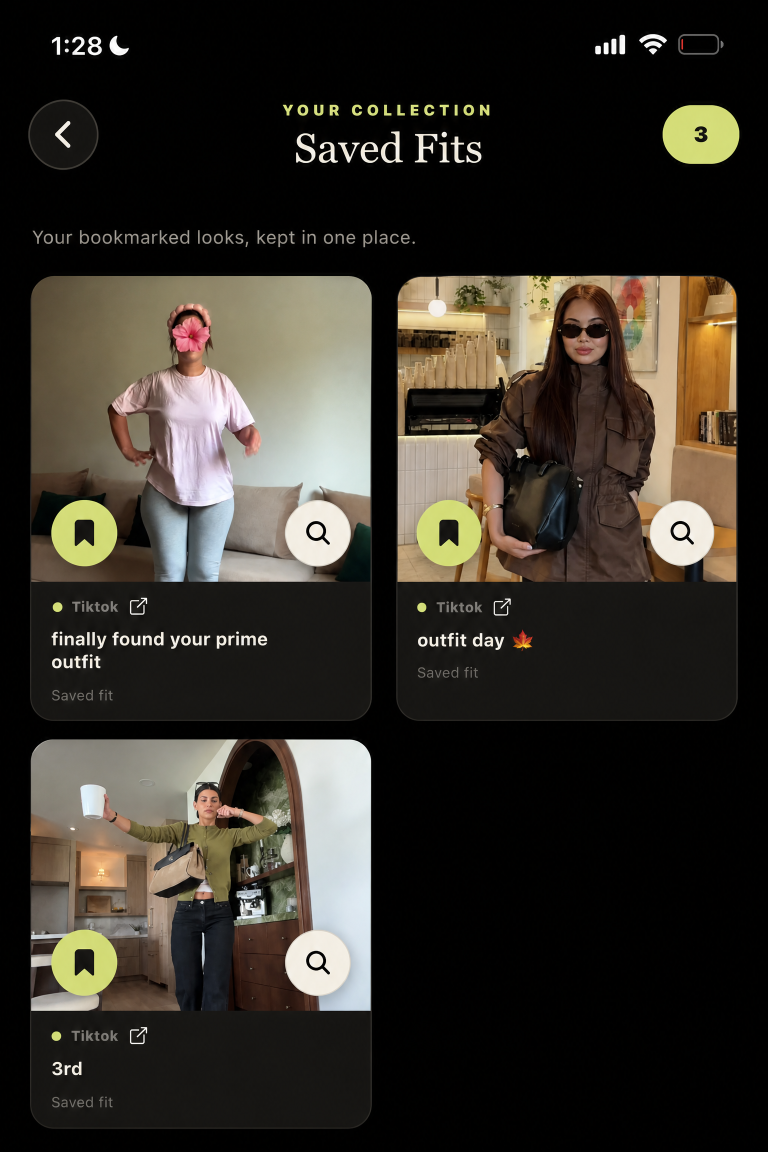
#> input picture docs/app-store/uvel-saved-fits-app-store-promo.png, 1536 x 2304 px, found by its file name (shown at 1/2 size)
$ python fit-app-store-canvas.py
#> lines starting #> are read from the running program, lines starting #| are printed output that depends on the picture
from pathlib import Path
from PIL import Image

source = Path("/home/ubuntu/uvel/docs/app-store/uvel-saved-fits-app-store-promo.png")
target = Path("/home/ubuntu/uvel/docs/app-store/uvel-saved-fits-app-store-1290x2796.png")
canvas_size = (1290, 2796)

with Image.open(source).convert("RGB") as image:
#> image is the input picture: PIL image 1536x2304 RGB; mean R, G, B 52.3, 47.8, 40.4
    scale = min(canvas_size[0] / image.width, canvas_size[1] / image.height)
#> scale = 0.84
    resized = image.resize((round(image.width * scale), round(image.height * scale)), Image.Resampling.LANCZOS)
    canvas = Image.new("RGB", canvas_size, "#000000")
#> canvas: PIL image 1290x2796 RGB; every value is 0
    offset = ((canvas.width - resized.width) // 2, (canvas.height - resized.height) // 2)
#> offset = (0, 430)
    canvas.paste(resized, offset)
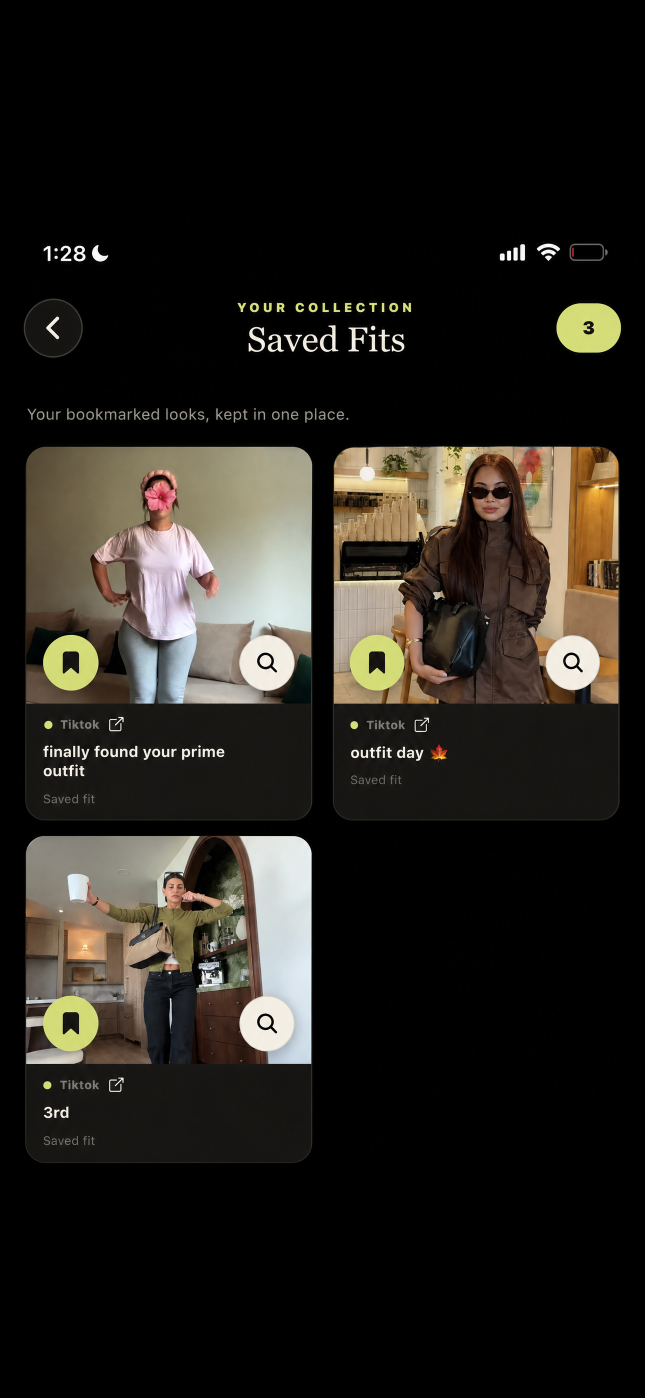
#> canvas: PIL image 1290x2796 RGB (shown at 1/2 size); mean R, G, B 36.2, 33.1, 28
    canvas.save(target, format="PNG", optimize=True)
    print(f"saved {target} at {canvas.size[0]}x{canvas.size[1]}")
#| saved /home/ubuntu/uvel/docs/app-store/uvel-saved-fits-app-store-1290x2796.png at 1290x2796

$ run again, with docs/app-store/uvel-app-store-carousel-saved-fits.png copied over docs/app-store/uvel-saved-fits-app-store-promo.png
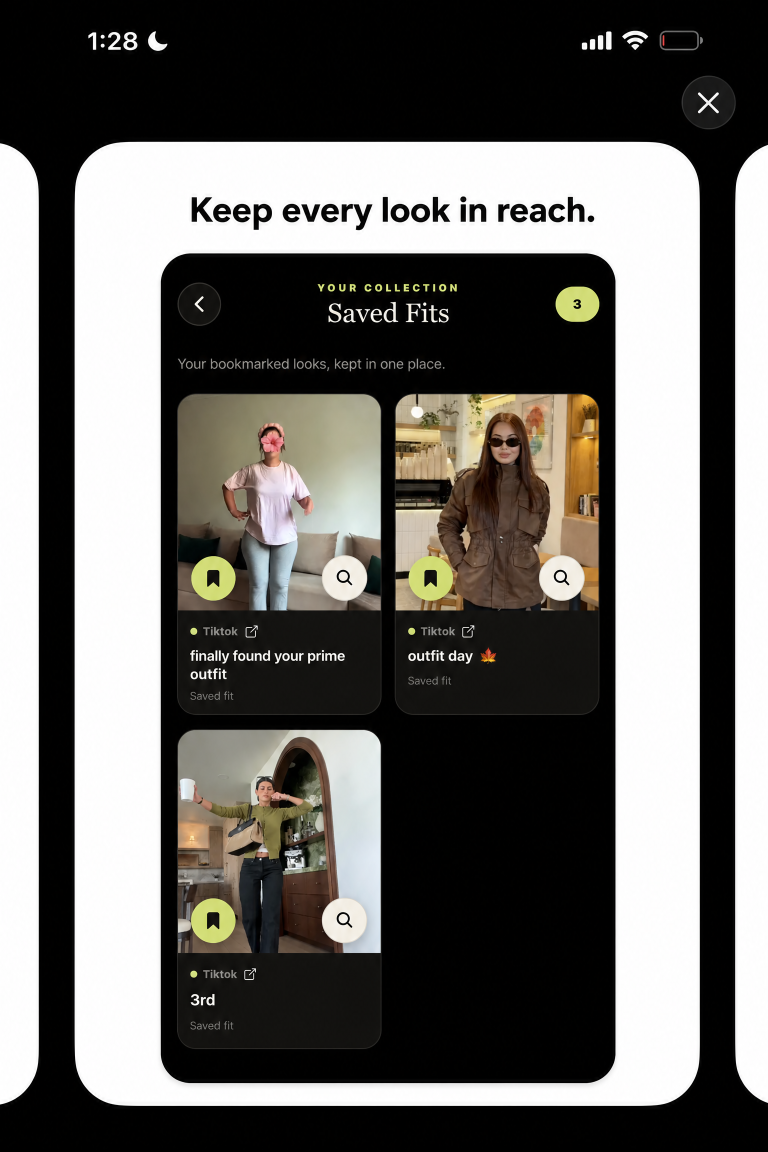
#> input picture docs/app-store/uvel-app-store-carousel-saved-fits.png, 1536 x 2304 px, found by its file name (shown at 1/2 size)
#> image is the input picture: PIL image 1536x2304 RGB; mean R, G, B 106.8, 105, 101.7
#> `canvas.paste(resized, offset)`:
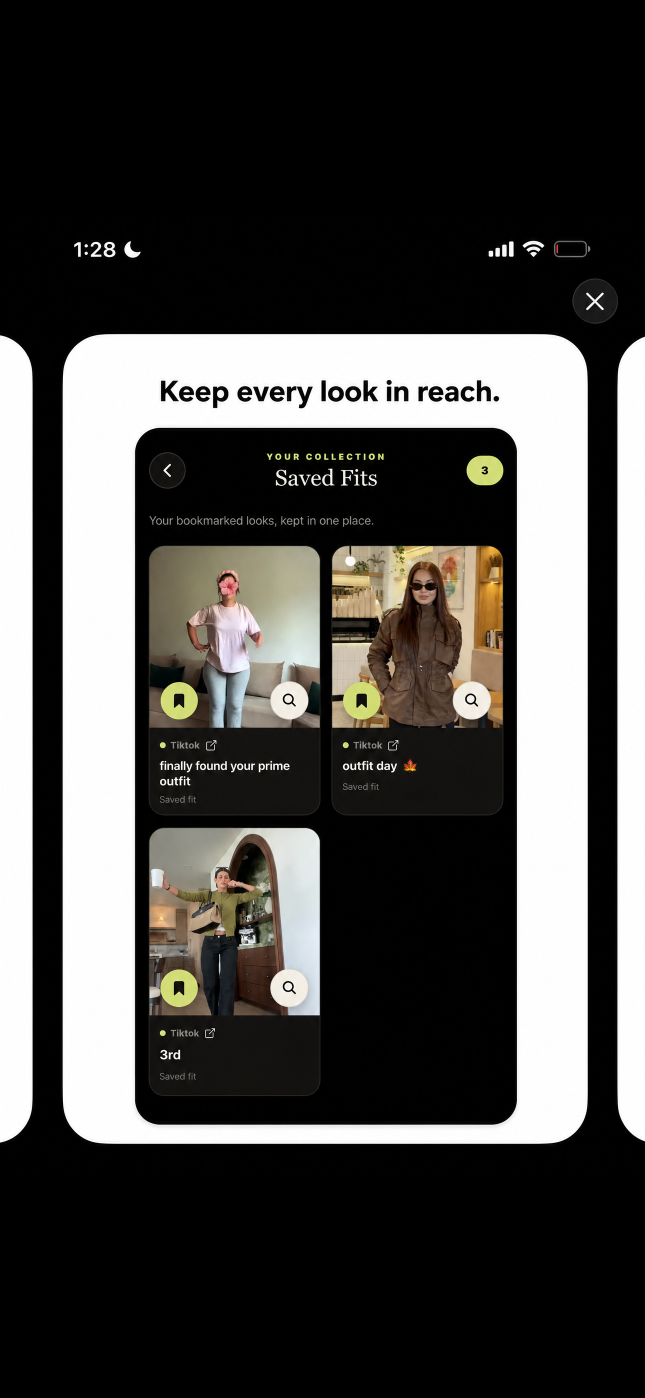
#> canvas: PIL image 1290x2796 RGB (shown at 1/2 size); mean R, G, B 74, 72.7, 70.4
#| saved /home/ubuntu/uvel/docs/app-store/uvel-saved-fits-app-store-1290x2796.png at 1290x2796
